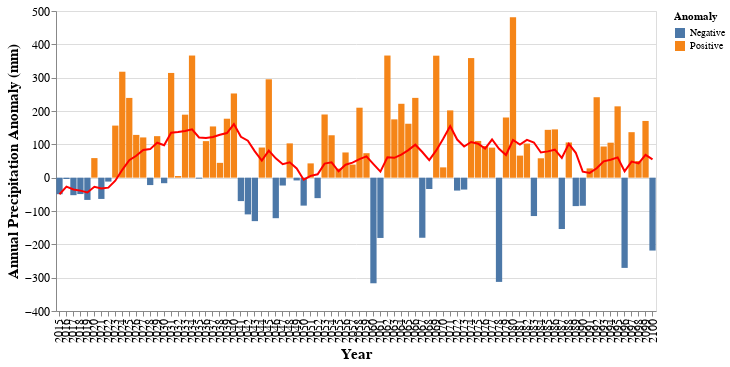

The notebook cell saved with this chart:
### Markdown cell above
**Monthly data**

### Code cell
precip = monthly_precip.pr.mean(dim='model')
# Mean
precip_clim = precip[0].groupby('time.month').mean('time')
# Difference
ann_pr_anom = precip[1].groupby('time.month') - precip_clim
# Filter range
ann_pr_anom = ann_pr_anom.loc['2015':]

df_pr = ann_pr_anom.to_dataframe()
df_pr = df_pr.resample('1Y').sum()

df_pr['positive'] = df_pr['pr'] > 0
df_pr['Rolling'] = df_pr['pr'].rolling(5).mean()
df_pr.reset_index(inplace=True)

df_pr['positive'] = df_pr['positive'].astype(str)

df_pr['positive'] = df_pr['positive'].str.replace('True','Positive')
df_pr['positive'] = df_pr['positive'].str.replace('False','Negative')

df_pr['time'] = df_pr['time'].dt.year

df_pr.rename(columns={'positive':'Anomaly', 'time':'year'}, inplace=True)

#df.reset_index(inplace=True)
bar = alt.Chart(df_pr).mark_bar().encode(
    x="year:O",
    y="pr:Q",
    color='Anomaly:N'
).properties(width=600).encode(x=alt.X('year:O', axis=alt.Axis(title='Year',titleFontSize=15, labelFontSize=12)),
                              y=alt.Y('pr:Q', axis=alt.Axis( title='Annual Precipitation Anomaly (mm)',titleFontSize=15, labelFontSize=12)))
line = alt.Chart(df_pr).mark_line(color='red').transform_window(
    # The field to average
    rolling_mean='mean(pr)',
    # The number of values before and after the current value to include.
    frame=[-9, 0]
).encode(
    x='year:O',
    y='rolling_mean:Q'
)


(bar + line).properties(width=600)

### Figure 1 — Vega-Lite specification as saved in the notebook (floating-point values rounded to 4 significant figures)
{"config": {"view": {"continuousWidth": 400, "continuousHeight": 300}}, "layer": [{"mark": "bar", "encoding": {"color": {"field": "Anomaly", "type": "nominal"}, "x": {"axis": {"labelFontSize": 12, "title": "Year", "titleFontSize": 15}, "field": "year", "type": "ordinal"}, "y": {"axis": {"labelFontSize": 12, "title": "Annual Precipitation Anomaly (mm)", "titleFontSize": 15}, "field": "pr", "type": "quantitative"}}, "width": 600}, {"mark": {"type": "line", "color": "red"}, "encoding": {"x": {"field": "year", "type": "ordinal"}, "y": {"field": "rolling_mean", "type": "quantitative"}}, "transform": [{"window": [{"op": "mean", "field": "pr", "as": "rolling_mean"}], "frame": [-9, 0]}]}], "data": {"name": "data-d66df5a12eb30aebfbbfd96602bbfd1c"}, "width": 600, "$schema": "https://vega.github.io/schema/vega-lite/v4.17.0.json", "datasets": {"data-d66df5a12eb30aebfbbfd96602bbfd1c": [{"year": 2015, "month": 78, "pr": -49.63, "Anomaly": "Negative", "Rolling": null}, {"year": 2016, "month": 78, "pr": -4.076, "Anomaly": "Negative", "Rolling": null}, {"year": 2017, "month": 78, "pr": -52.54, "Anomaly": "Negative", "Rolling": null}, {"year": 2018, "month": 78, "pr": -49.19, "Anomaly": "Negative", "Rolling": null}, {"year": 2019, "month": 78, "pr": -66.75, "Anomaly": "Negative", "Rolling": -44.44}, {"year": 2020, "month": 78, "pr": 58.72, "Anomaly": "Positive", "Rolling": -22.77}, {"year": 2021, "month": 78, "pr": -63.8, "Anomaly": "Negative", "Rolling": -34.71}, {"year": 2022, "month": 78, "pr": -11.74, "Anomaly": "Negative", "Rolling": -26.55}, {"year": 2023, "month": 78, "pr": 156.2, "Anomaly": "Positive", "Rolling": 14.53}, {"year": 2024, "month": 78, "pr": 317.8, "Anomaly": "Positive", "Rolling": 91.45}, {"year": 2025, "month": 78, "pr": 239.2, "Anomaly": "Positive", "Rolling": 127.6}, {"year": 2026, "month": 78, "pr": 128.3, "Anomaly": "Positive", "Rolling": 166.0}, {"year": 2027, "month": 78, "pr": 120.7, "Anomaly": "Positive", "Rolling": 192.5}, {"year": 2028, "month": 78, "pr": -22.2, "Anomaly": "Negative", "Rolling": 156.8}, {"year": 2029, "month": 78, "pr": 124.5, "Anomaly": "Positive", "Rolling": 118.1}, {"year": 2030, "month": 78, "pr": -16.61, "Anomaly": "Negative", "Rolling": 66.94}, {"year": 2031, "month": 78, "pr": 314.2, "Anomaly": "Positive", "Rolling": 104.1}, {"year": 2032, "month": 78, "pr": 5.053, "Anomaly": "Positive", "Rolling": 80.99}, {"year": 2033, "month": 78, "pr": 189.0, "Anomaly": "Positive", "Rolling": 123.2}, {"year": 2034, "month": 78, "pr": 366.4, "Anomaly": "Positive", "Rolling": 171.6}, {"year": 2035, "month": 78, "pr": -2.746, "Anomaly": "Negative", "Rolling": 174.4}, {"year": 2036, "month": 78, "pr": 109.6, "Anomaly": "Positive", "Rolling": 133.5}, {"year": 2037, "month": 78, "pr": 153.7, "Anomaly": "Positive", "Rolling": 163.2}, {"year": 2038, "month": 78, "pr": 44.44, "Anomaly": "Positive", "Rolling": 134.3}, {"year": 2039, "month": 78, "pr": 176.9, "Anomaly": "Positive", "Rolling": 96.37}, {"year": 2040, "month": 78, "pr": 252.6, "Anomaly": "Positive", "Rolling": 147.4}, {"year": 2041, "month": 78, "pr": -70.29, "Anomaly": "Negative", "Rolling": 111.5}, {"year": 2042, "month": 78, "pr": -110.2, "Anomaly": "Negative", "Rolling": 58.69}, {"year": 2043, "month": 78, "pr": -130.4, "Anomaly": "Negative", "Rolling": 23.72}, {"year": 2044, "month": 78, "pr": 90.43, "Anomaly": "Positive", "Rolling": 6.431}, {"year": 2045, "month": 78, "pr": 295.1, "Anomaly": "Positive", "Rolling": 14.94}, {"year": 2046, "month": 78, "pr": -121.6, "Anomaly": "Negative", "Rolling": 4.68}, {"year": 2047, "month": 78, "pr": -23.59, "Anomaly": "Negative", "Rolling": 22.0}, {"year": 2048, "month": 78, "pr": 102.9, "Anomaly": "Positive", "Rolling": 68.65}, {"year": 2049, "month": 78, "pr": -8.325, "Anomaly": "Negative", "Rolling": 48.9}, {"year": 2050, "month": 78, "pr": -83.86, "Anomaly": "Negative", "Rolling": -26.89}, {"year": 2051, "month": 78, "pr": 42.85, "Anomaly": "Positive", "Rolling": 5.995}, {"year": 2052, "month": 78, "pr": -61.41, "Anomaly": "Negative", "Rolling": -1.569}, {"year": 2053, "month": 78, "pr": 189.5, "Anomaly": "Positive", "Rolling": 15.76}, {"year": 2054, "month": 78, "pr": 127.2, "Anomaly": "Positive", "Rolling": 42.87}, {"year": 2055, "month": 78, "pr": 27.03, "Anomaly": "Positive", "Rolling": 65.04}, {"year": 2056, "month": 78, "pr": 75.64, "Anomaly": "Positive", "Rolling": 71.6}, {"year": 2057, "month": 78, "pr": 39.2, "Anomaly": "Positive", "Rolling": 91.72}, {"year": 2058, "month": 78, "pr": 209.9, "Anomaly": "Positive", "Rolling": 95.79}, {"year": 2059, "month": 78, "pr": 73.42, "Anomaly": "Positive", "Rolling": 85.03}, {"year": 2060, "month": 78, "pr": -316.8, "Anomaly": "Negative", "Rolling": 16.27}, {"year": 2061, "month": 78, "pr": -180.9, "Anomaly": "Negative", "Rolling": -35.04}, {"year": 2062, "month": 78, "pr": 366.4, "Anomaly": "Positive", "Rolling": 30.4}, {"year": 2063, "month": 78, "pr": 174.9, "Anomaly": "Positive", "Rolling": 23.41}, {"year": 2064, "month": 78, "pr": 221.7, "Anomaly": "Positive", "Rolling": 53.06}, {"year": 2065, "month": 78, "pr": 161.8, "Anomaly": "Positive", "Rolling": 148.8}, {"year": 2066, "month": 78, "pr": 239.4, "Anomaly": "Positive", "Rolling": 232.8}, {"year": 2067, "month": 78, "pr": -180.3, "Anomaly": "Negative", "Rolling": 123.5}, {"year": 2068, "month": 78, "pr": -33.95, "Anomaly": "Negative", "Rolling": 81.73}, {"year": 2069, "month": 78, "pr": 365.9, "Anomaly": "Positive", "Rolling": 110.6}, {"year": 2070, "month": 78, "pr": 30.91, "Anomaly": "Positive", "Rolling": 84.4}, {"year": 2071, "month": 78, "pr": 201.8, "Anomaly": "Positive", "Rolling": 76.9}, {"year": 2072, "month": 78, "pr": -38.75, "Anomaly": "Negative", "Rolling": 105.2}, {"year": 2073, "month": 78, "pr": -35.69, "Anomaly": "Negative", "Rolling": 104.9}, {"year": 2074, "month": 78, "pr": 358.8, "Anomaly": "Positive", "Rolling": 103.4}, {"year": 2075, "month": 78, "pr": 110.2, "Anomaly": "Positive", "Rolling": 119.3}, {"year": 2076, "month": 78, "pr": 95.06, "Anomaly": "Positive", "Rolling": 97.92}, {"year": 2077, "month": 78, "pr": 90.13, "Anomaly": "Positive", "Rolling": 123.7}, {"year": 2078, "month": 78, "pr": -312.7, "Anomaly": "Negative", "Rolling": 68.3}, {"year": 2079, "month": 78, "pr": 180.5, "Anomaly": "Positive", "Rolling": 32.64}, {"year": 2080, "month": 78, "pr": 481.3, "Anomaly": "Positive", "Rolling": 106.9}, {"year": 2081, "month": 78, "pr": 66.15, "Anomaly": "Positive", "Rolling": 101.1}, {"year": 2082, "month": 78, "pr": 102.2, "Anomaly": "Positive", "Rolling": 103.5}, {"year": 2083, "month": 78, "pr": -115.2, "Anomaly": "Negative", "Rolling": 143.0}, {"year": 2084, "month": 78, "pr": 58.13, "Anomaly": "Positive", "Rolling": 118.5}, {"year": 2085, "month": 78, "pr": 143.5, "Anomaly": "Positive", "Rolling": 50.97}, {"year": 2086, "month": 78, "pr": 144.8, "Anomaly": "Positive", "Rolling": 66.71}, {"year": 2087, "month": 78, "pr": -154.1, "Anomaly": "Negative", "Rolling": 15.44}, {"year": 2088, "month": 78, "pr": 105.6, "Anomaly": "Positive", "Rolling": 59.59}, {"year": 2089, "month": 78, "pr": -85.31, "Anomaly": "Negative", "Rolling": 30.91}, {"year": 2090, "month": 78, "pr": -84.26, "Anomaly": "Negative", "Rolling": -14.64}, {"year": 2091, "month": 78, "pr": 27.86, "Anomaly": "Positive", "Rolling": -38.04}, {"year": 2092, "month": 78, "pr": 241.3, "Anomaly": "Positive", "Rolling": 41.04}, {"year": 2093, "month": 78, "pr": 93.5, "Anomaly": "Positive", "Rolling": 38.62}, {"year": 2094, "month": 78, "pr": 104.9, "Anomaly": "Positive", "Rolling": 76.67}, {"year": 2095, "month": 78, "pr": 214.0, "Anomaly": "Positive", "Rolling": 136.3}, {"year": 2096, "month": 78, "pr": -270.7, "Anomaly": "Negative", "Rolling": 76.61}, {"year": 2097, "month": 78, "pr": 136.5, "Anomaly": "Positive", "Rolling": 55.64}, {"year": 2098, "month": 78, "pr": 49.9, "Anomaly": "Positive", "Rolling": 46.92}, {"year": 2099, "month": 78, "pr": 170.2, "Anomaly": "Positive", "Rolling": 59.97}, {"year": 2100, "month": 78, "pr": -218.7, "Anomaly": "Negative", "Rolling": -26.56}]}}
